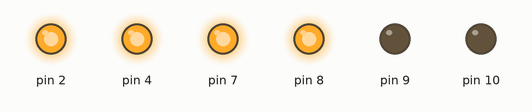
A sketch run on a simulated Arduino Uno, built with avr-gcc and run on an emulated ATmega328P. Shown: output pins drawn as LEDs (lit = HIGH).

Above: at 0.15 s.
At 1.1 s:
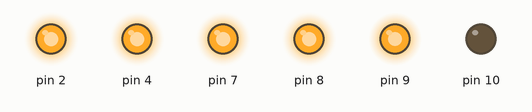
At 3.1 s:
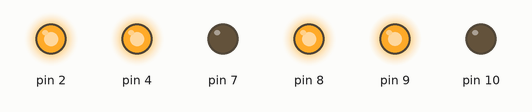
At 5.1 s:
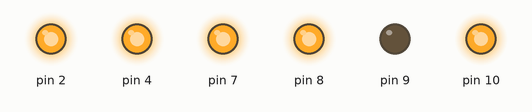
At 7.1 s:
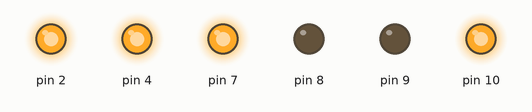
Timing chart, 0 to 9.5 s (numbered marks = the images above):
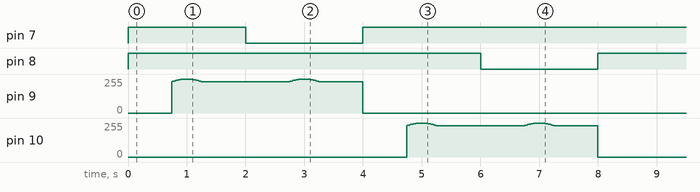

Measured:
- by itself, pin 7: LOW → HIGH at 0.00 s, → LOW 2.0 s later, → HIGH 2.0 s later
- by itself, pin 8: LOW → HIGH at 0.00 s, → LOW 6.0 s later, → HIGH 2.0 s later

The sketch:

Demo.ino
```cpp
#include "DualTB9051FTGMotorShieldUnoMega.h"

// If using the default pins, use the following line:
DualTB9051FTGMotorShieldUnoMega md;

float f = 0.25;             //frequency in Hz
unsigned long t = 0;        //current time

void setup() {
  // put your setup code here, to run once:
  md.init();
  md.enableDrivers();
  Serial.begin(9600);
}

void loop() {
  // put your main code here, to run repeatedly:
  double t = micros() / 1000000.0; //current time
  int M = 400 * sin(2 * PI * f * t); //Sinusoid motor voltage command
  // M can be +-400
  // Turn on Motor 1 for 4 seconds /////////////////////////////////////////
  if (0.0 < t && t < 4.0) {
    md.setM1Speed(M);
  }
  else {
    md.setM1Speed(0);
  }
  // Turn on Motor 2 for 4 seconds /////////////////////////////////////////
  if (4.0 < t && t < 8.0) {
    md.setM2Speed(M);
  }
  else {
    md.setM2Speed(0);
  }

}
```
